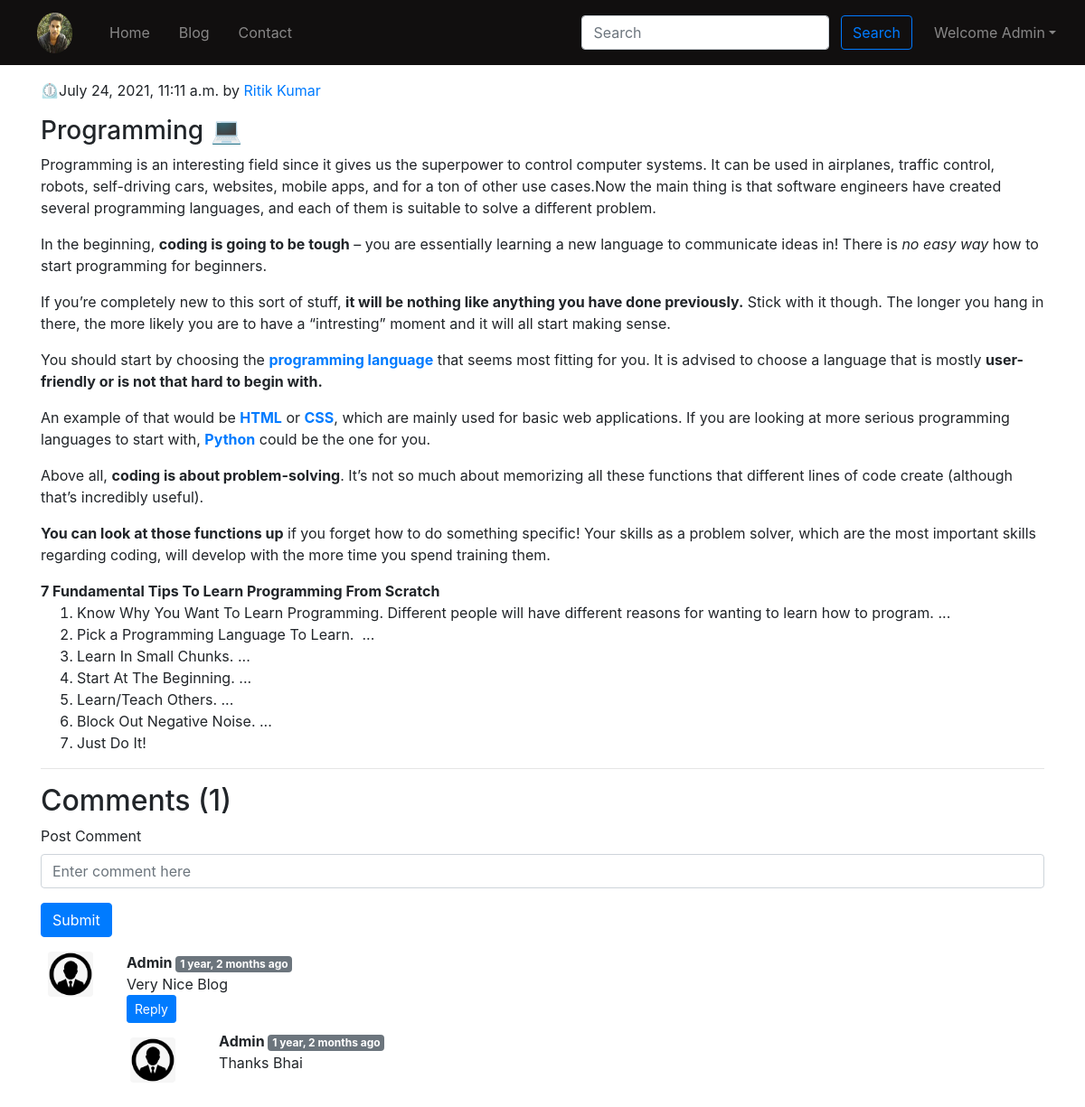
Page /blog/programming (signed in) on the committed database.
### blog/models.py (models this page shows, shortened)
class Post(models.Model):
    sno=models.AutoField(primary_key=True)
    title=models.CharField(max_length=255)
    author=models.CharField(max_length=14)
    slug=models.CharField(max_length=130)
    timeStamp=models.DateTimeField(blank=True)
    content=models.TextField()

class BlogComment(models.Model):
    sno= models.AutoField(primary_key=True)
    comment=models.TextField()
    user=models.ForeignKey(User, on_delete=models.CASCADE)
    post=models.ForeignKey(Post, on_delete=models.CASCADE)
    parent=models.ForeignKey('self',on_delete=models.CASCADE, null=True )
    timestamp= models.DateTimeField(default=now)

### blog/views.py (the view)
# urls.py: path('<str:slug>', views.blogPost, name="blogPost"),
def blogPost(request, slug):
    post=Post.objects.filter(slug=slug).first()
    comments= BlogComment.objects.filter(post=post, parent=None)
    replies= BlogComment.objects.filter(post=post).exclude(parent=None)
    replyDict={}
    for reply in replies:
        if reply.parent.sno not in replyDict.keys():
            replyDict[reply.parent.sno]=[reply]
        else:
            replyDict[reply.parent.sno].append(reply)
    context={'post':post, 'comments': comments, 'user': request.user, 'replyDict': replyDict}
    return render(request, "blog/blogpost.html", context)

### blog/templatetags/extras.py (called while the page is built)
@register.filter(name='get_val')
def get_val(dict, key):
    return dict.get(key)

### templates/blog/blogpost.html (shortened to what this page needs)
{% extends 'base.html' %}
{% load static %}
{% block css %}<link rel="stylesheet" type="text/css" href="{% static 'post.css' %}">{% endblock css %}
{% block body %}
{% load humanize %}
{% load extras %}
<div class="container my-3">
<p class="blog-post-meta">&#x23F2;{{post.timeStamp}} by <a href="https://www.linkedin.com/in/ritik-kumar-2bab2b1b8/" target="blank">{{post.author}}</a></p>
    <p>{{post.content|safe}}</p>
    <hr>
</div>
<div class="container">
    <h2> Comments ({{comments.count}}) </h2>
    <div class="my-2">
        {% if user.is_authenticated %}
        <form action="/blog/postComment" method="post">
            <div class="form-group">
                <label for="exampleInputEmail1">Post Comment </label>
                <input type="text" class="form-control" name="comment" placeholder="Enter comment here" required>
            </div>
            <button type="submit" class="btn btn-primary">Submit</button>
        </form>
        {% else %}
    <b><a href="#">Please Login To Post A Comment</a></b>
        {% endif %}
    </div>
    {% for comment in comments %}
    <div class="row my-3">
        <div class="col-md-1  ">
            <img class="rounded mx-auto d-block" src="/static/img/user.png" alt="user" id="s">
        </div>
        <div class="col-md-11 ">
            <b> {{comment.user.username}} </b> <span class="badge badge-secondary ">{{comment.timestamp| naturaltime}}</span>
            <div>{{comment.comment}}</div>
            <div class="reply mx-0">
                {% if user.is_authenticated %}
                <button class="btn btn-sm btn-primary" type="button" data-toggle="collapse" data-target="#replyBox{{comment.sno}}" aria-expanded="false" aria-controls="replyBox{{comment.sno}}">
                    Reply
                </button>
                {% else %}
                <a href="#"><button class="btn btn-sm btn-primary" type="button" data-toggle="collapse" data-target="#replyBox{{comment.sno}}" aria-expanded="false" aria-controls="replyBox{{comment.sno}}">
                    Login to reply
                </button></a>
                {% endif %}
                <div class="replies my-2 ">
                    {% for reply in replyDict|get_val:comment.sno %}
                    <div class="row my-2">
                        <div class="col-md-1 ">
                            <img class="rounded mx-auto d-block my-2" id="r" src="/static/img/user.png" alt="user">
                        </div>
                        <div class="col-md-11">
                            <div class="col-md-11 ">
                                <b> {{reply.user.username}} </b> <span class="badge badge-secondary ">{{reply.timestamp| naturaltime}}</span>
                                <div>{{reply.comment}}</div>
                            </div>
                            <br>
                        </div>
                    </div>
                    {% endfor %}
                </div>
            </div>
        </div>
    </div>
    {% endfor %}
</div>
{% endblock %}

### templates/base.html (shortened to what this page needs)
<!doctype html>
<html lang="en">
  {% load static %}
  <head>
<link href="https://maxcdn.bootstrapcdn.com/font-awesome/4.7.0/css/font-awesome.min.css" rel="stylesheet" type="text/css">
    <link rel="stylesheet"
      href="https://stackpath.bootstrapcdn.com/bootstrap/4.5.2/css/bootstrap.min.css"
>
    {% block css %}
{% endblock %}
  </head>
  <body>
    <nav class="navbar navbar-expand-lg navbar-dark " >
      <a
        href="/"><img
          height="45px"
          width="45px"
        src="{% static 'img/u.png' %}"
          alt="ritik"
          class="brandLogo"></a>
      <div class="collapse navbar-collapse"
        id="navbarSupportedContent">
        <ul class="navbar-nav mr-auto">
          <li class="nav-item p-2 {% block homeactive %}  {% endblock homeactive %}">
            <a class="nav-link"
              href="/">Home <span class="sr-only">(current)</span></a>
          </li>
          <li class="nav-item p-2 {% block blogactive %}  {% endblock blogactive %} ">
            <a class="nav-link"
              href="/blog">Blog</a>
          </li>
          <li class="nav-item p-2 {% block contactactive %}  {% endblock contactactive %} ">
            <a class="nav-link"
              href="/contact">Contact</a>
          </li>
        </ul>
        <div class="ml-auto form-inline ">
          <form method="get"
            action="/search"
            class="my-2 my-lg-0 mx-3">
            <input class="form-control mr-sm-2"
              type="search"
              placeholder="Search"
              aria-label="Search"
              name="query"
              id="query">
            <button class="btn btn-outline-primary my-2 my-sm-0 "
              type="submit">Search</button>
          </form>
          {% if user.is_authenticated %}
          <ul class="navbar-nav mr-2">
            <li class="nav-item dropdown">
              <a class="nav-link dropdown-toggle"
                href='#'
                id="navbarDropdown"
                role="button"
                data-toggle="dropdown"> Welcome {{request.user}}</a>
            </li>
          </ul>
        </div>
        {% endif %}
      </div>
    </nav>
    {% block body %} {% endblock body %}
  </body>
</html>

### static/post.css (style rules this page uses)
#r { width: 50px; }
#s { width: 50px; }

### templates/base.html (style rules this page uses)
.navbar { background-color: rgb(17, 15, 15); }
.brandLogo { max-width: 39px; margin: 0 25px; }

### rows in the picture
Post: timeStamp "July 24, 2021, 11:11 a.m.", author "Ritik Kumar", content "Programming 💻 Programming is an interesting field since it gives us the superpower to control computer systems. It can be used in airplanes, traffic control, robots, self-driving cars, websites, mobile apps, and for a ton of other use cases.Now the main thing is that software engineers have created several programming languages, and each of them is suitable to solve a different problem. In the beginning, coding is going to be tough – you are essentially learning a new language to communicate ideas in! There is no easy way how to start programming for beginners. If you’re completely new to this sort of stuff, it will be nothing like anything you have done previously. Stick with it though.…"
BlogComment: user.username "Admin", timestamp "1 year, 2 months ago", comment "Very Nice Blog"
BlogComment: user.username "Admin", timestamp "1 year, 2 months ago", comment "Thanks Bhai"

### other values in the picture
{{ request.user }} "Admin"
{{ comments.count }} "1"
